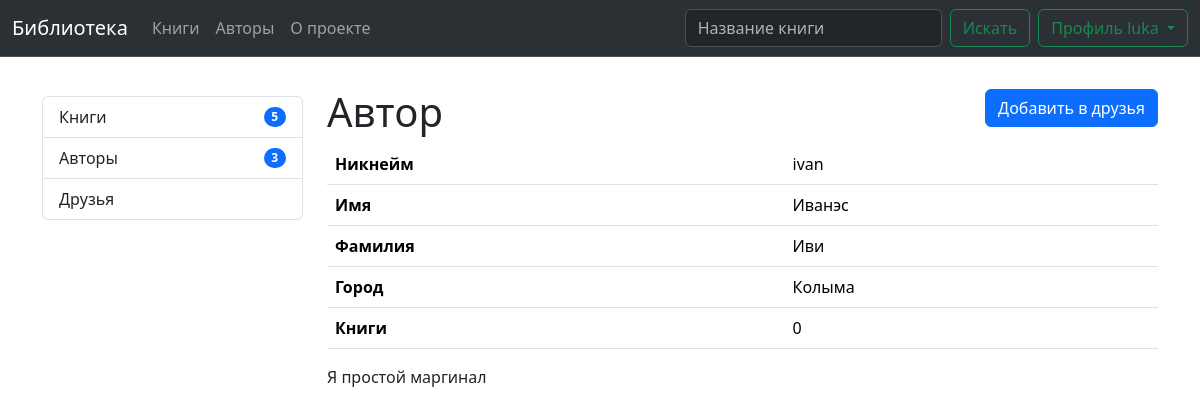
Screenshot of /author/1/ (signed in) with the database file from the repository.
### users/models.py (models this page shows, shortened)
class Profile(models.Model):
    user = models.OneToOneField(User, on_delete=models.CASCADE)
    city = models.CharField(max_length=100, null=True, blank=True)
    about = HTMLField(null=True, blank=True)
    avatar = models.ImageField(null=True, blank=True, upload_to='users/')
    isAuthor = models.BooleanField(default=False)
    @property
    def friends(self):
        sent = FriendRequest.objects.filter(from_user=self, accepted=True).values_list('to_user', flat=True)
        received = FriendRequest.objects.filter(to_user=self, accepted=True).values_list('from_user', flat=True)
        friend_ids = list(sent) + list(received)
        return Profile.objects.filter(id__in=friend_ids)
    @property
    def friends_request_from_me(self):
        sent = FriendRequest.objects.filter(from_user=self, accepted=False).values_list('to_user', flat=True)
        request_ids = list(sent)
        return Profile.objects.filter(id__in=request_ids)
    @property
    def friends_request_to_me(self):
        received = FriendRequest.objects.filter(to_user=self, accepted=False).values_list('from_user', flat=True)
        request_ids = list(received)
        return Profile.objects.filter(id__in=request_ids)

### library/views.py (the view)
# urls.py: path('author/<int:pk>/', AuthorDetailView.as_view(), name='author'),
class AuthorDetailView(DetailView):
    model = Profile
    template_name = 'library/author.html'
    context_object_name = 'author'

### library/context_processors.py (called while the page is built)
def menu_data(request):
    return {
        'authors_count': Profile.objects.filter(isAuthor=True).count(),
        'friends_count': request.user.profile.friends.count() if request.user.is_authenticated and hasattr(request.user, 'profile') else 0,
        'requests_count': request.user.profile.friends_request_to_me.count() if request.user.is_authenticated and hasattr(request.user, 'profile') else 0,
        'books_count': Book.objects.all().count(),
    }

### library/templates/library/author.html (shortened to what this page needs)
{% extends 'base-user.html' %}
{% block main %}
    <div class="row justify-content-between">
        <div class="col">
            <h1 class="mt-3">Автор</h1>
        </div>
        {% if user.profile.isAuthor %}
            <div class="col-auto me-auto align-self-center justify-content-self-end">
            {% if not author in user.profile.friends_request_from_me and not author in user.profile.friends_request_to_me and not author in user.profile.friends %}
                <form class="d-flex" method="post" action="{% url 'library:to_friends' author.pk %}">
                  <button class="btn btn-primary" type="submit">Добавить в друзья</button>
                </form>
            {% elif author in user.profile.friends_request_from_me %}
                <form class="d-flex" method="post" action="{% url 'library:remove_friend' user.profile.pk author.pk author.pk %}">
                  {% csrf_token %}
                  <button class="btn btn-warning" type="submit">Отменить заявку в друзья</button>
                </form>
            {% else %}
                <form class="d-flex" method="post" action="{% url 'library:remove_friend' 0 0 author.pk %}">
                  {% csrf_token %}
                  <button class="btn btn-warning" type="submit">Удалить из друзей</button>
                </form>
            {% endif %}
            </div>
        {% endif %}
    </div>
    <table class="table">
      <tbody>
        <tr>
          <th>Никнейм</th>
          <td>{{ author.user.username }}</td>
        </tr>
        <tr>
          <th>Имя</th>
          <td>{{ author.user.first_name|default:'---' }}</td>
        </tr>
        <tr>
          <th>Фамилия</th>
          <td>{{ author.user.last_name|default:'---' }}</td>
        </tr>
        <tr>
          <th>Город</th>
          <td>{{ author.city|default:'---' }}</td>
        </tr>
        <tr>
          <th>Книги</th>
          <td>{{ author.user.books|length }}</td>
        </tr>
      </tbody>
    </table>
    <div>{{ author.about|safe }}</div>
{% endblock %}

### templates/includes/header.html (shortened to what this page needs)
<nav class="navbar fixed-top navbar-expand-lg bg-body-tertiary bg-dark border-bottom border-body" data-bs-theme="dark">
  <div class="container-fluid">
    <a class="navbar-brand" href="{% url 'library:home' %}">Библиотека</a>
    <div class="collapse navbar-collapse" id="navbarSupportedContent">
      <ul class="navbar-nav me-auto mb-2 mb-lg-0">
        <li class="nav-item">
          <a
            class="nav-link {% if request.resolver_match.url_name == 'books' %}active{% endif %}"
            href="{% url 'library:books' %}"
          >Книги</a>
        </li>
        <li class="nav-item">
          <a
            class="nav-link {% if request.resolver_match.url_name == 'authors' %}active{% endif %}"
            href="{% url 'library:authors' %}"
          >Авторы</a>
        </li>
        <li class="nav-item">
          <a
            class="nav-link {% if request.resolver_match.url_name == 'about' %}active{% endif %}"
            href="{% url 'library:about' %}"
          >О проекте</a>
        </li>
      </ul>
      <form class="d-flex" role="search" method="get" action="{% url 'library:home' %}">
        <input class="form-control me-2" type="search" placeholder="Название книги" aria-label="Название книги"/>
        <button class="btn btn-outline-success" type="submit">Искать</button>
      </form>
        {% if user.is_authenticated and user.profile %}
        <div class="dropdown">
          <button class="btn btn-outline-success dropdown-toggle ms-2" type="button" data-bs-toggle="dropdown" aria-expanded="false">
            Профиль {{ user.username }}
          </button>
        </div>
        {% else %}
            <form class="d-flex ms-2" method="post" action="{% url 'users:login' %}">
              {% csrf_token %}
              <button class="btn btn-outline-success" type="submit">Вход</button>
            </form>
        {% endif %}
    </div>
  </div>
</nav>

### static/css/base.css (style rules this page uses)
html, body { height: 100%; }

### rows the page displays
Profile: user.username "ivan", user.first_name "Иванэс", user.last_name "Иви", city "Колыма", user.books|length "0", about "Я простой маргинал"

### other values shown
{{ user.username }} "luka"
{{ books_count }} "5"
{{ authors_count }} "3"
